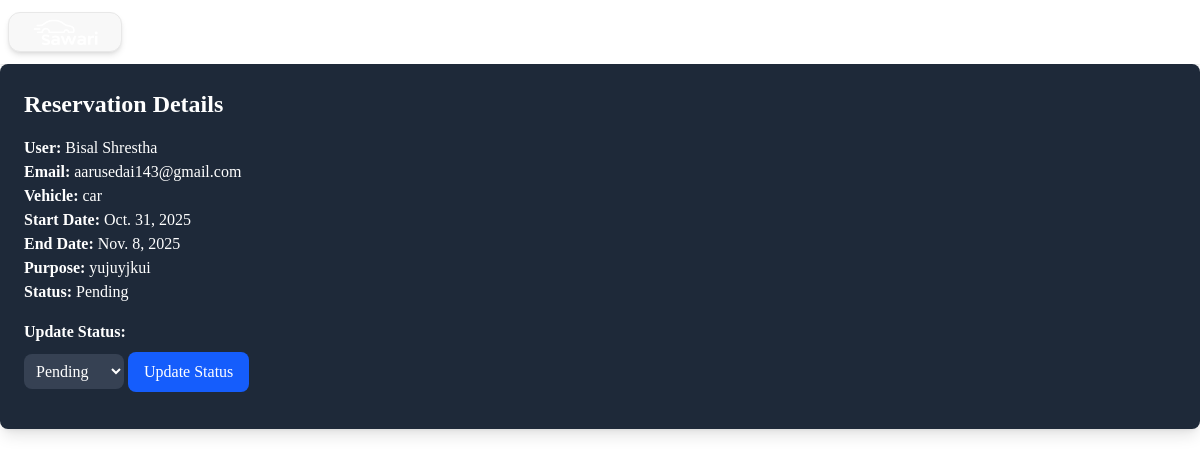
The page /reservation/booking_status/37/ (signed in) on the database its author committed.
### vehicles/models.py (models this page shows, shortened)
class Vehicle(models.Model):
    VEHICLE_TYPES = [('car', 'Car'), ('van', 'Van'), ('bus', 'Bus'), ('truck', 'Truck')]
    name = models.CharField(max_length=100)
    vehicle_type = models.CharField(max_length=10, choices=VEHICLE_TYPES)
    vehicle_image = models.ImageField(upload_to='vehicle_images/', blank=True, null=True)
    capacity = models.PositiveIntegerField()
    registration_number = models.CharField(max_length=50, unique=True)
    description = models.TextField(blank=True, null=True)
    is_active = models.BooleanField(default=False)  # Active only after admin approval
    owner = models.ForeignKey(settings.AUTH_USER_MODEL, on_delete=models.CASCADE, related_name='vehicles')
    qr_image = models.ImageField(upload_to='qr_codes/', blank=True, null=True)
    cost_per_day = models.DecimalField(max_digits=10, decimal_places=2, default=0)
    citizenship_number = models.CharField(max_length=50)
    license_number = models.CharField(max_length=50)
    kyc_submitted_at = models.DateTimeField(auto_now_add=True)
    kyc_approved = models.BooleanField(default=False)
    kyc_approved_at = models.DateTimeField(blank=True, null=True)

### reservation/models.py (models this page shows, shortened)
class Reservation(models.Model):
    STATUS_CHOICES = [
        ('available', 'available'),
        ('pending', 'pending'),
        ('approved', 'approved'),
        ('completed', 'completed'),
    ]
    vehicle = models.ForeignKey(Vehicle, on_delete=models.CASCADE, related_name='reservations')
    user = models.ForeignKey(settings.AUTH_USER_MODEL, on_delete=models.CASCADE, related_name='reservations')
    start_date = models.DateField()
    end_date = models.DateField()
    purpose = models.CharField(max_length=255)
    status = models.CharField(max_length=20, choices=STATUS_CHOICES, default='available')
    created_at = models.DateTimeField(auto_now_add=True)
    payment_proof = models.ImageField(upload_to='payment_proofs/', null=True, blank=True)
    payment_status = models.CharField(max_length=20 , default='Unpaid')

### user_acc/models.py (models this page shows, shortened)
class User_profile(AbstractUser):
    USER_TYPE = [
        ('customer', 'customer'),
        ('driver', 'driver'),
        ('admin', 'admin')
    ]
    user_type = models.CharField(max_length=10, choices=USER_TYPE, default='customer')

### reservation/views.py (the view, shortened to what this page needs)
# urls.py: path('booking_status/<int:reservation_id>/', views.booking_status, name='booking_status'),
@login_required
def booking_status(request, reservation_id):
    reservation = get_object_or_404(Reservation, id=reservation_id)
    vehicle = reservation.vehicle
    if vehicle.owner != request.user:
        messages.error(request, "You are not allowed to manage this reservation.")
        return redirect('vehicles:driver_homepage')
    return render(request, "reservation/booking_status.html", {
        "reservation": reservation,
        "vehicle": vehicle
    })

### reservation/templates/reservation/booking_status.html (shortened to what this page needs)
{% extends 'base.html' %}
{% block content %}
<div class="p-6 bg-gray-800 text-white rounded-lg shadow-lg">
    <h2 class="text-2xl font-bold mb-4">Reservation Details</h2>
    <p><strong>User:</strong> {{ vehicle.name }}</p>
    <p><strong>Email:</strong> {{ reservation.user.email }}</p>
    <p><strong>Vehicle:</strong> {{ vehicle.vehicle_type}}</p>
    <p><strong>Start Date:</strong> {{ reservation.start_date }}</p>
    <p><strong>End Date:</strong> {{ reservation.end_date }}</p>
    <p><strong>Purpose:</strong> {{ reservation.purpose }}</p>
    <p><strong>Status:</strong> {{ reservation.status|title }}</p>
    <form method="post" class="mt-4">
        <label class="block mb-2"><strong>Update Status:</strong></label>
        <select name="action" class="bg-gray-700 text-white p-2 rounded-lg mb-4">
            <option value="pending" {% if reservation.status == 'pending' %}selected{% endif %}>Pending</option>
        </select>
        <button type="submit" class="bg-blue-600 py-2 px-4 rounded-lg">Update Status</button>
    </form>
</div>
{% endblock %}

### rows shown on the page
Vehicle: name "Bisal Shrestha", vehicle_type "car"
Reservation: user.email "aarusedai143@gmail.com", start_date "Oct. 31, 2025", end_date "Nov. 8, 2025", purpose "yujuyjkui", status "Pending", action "Pending"
